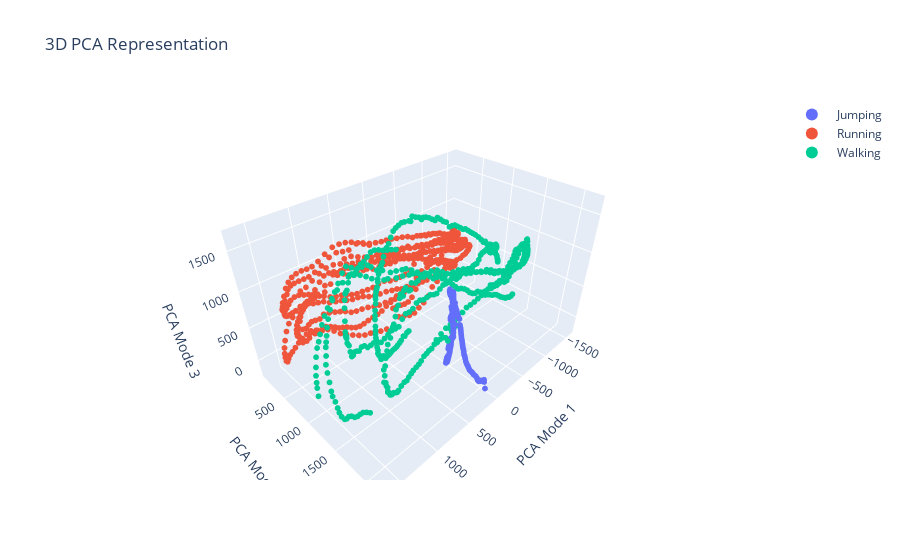

Notebook source saved alongside this figure:
### Code cell
# Ground Truth

ground_truth = np.hstack((np.full(500, 0), np.full(500, 1), np.full(500, 2)))

# 3D Plot

labels = np.unique(ground_truth)

traces = []
for i in labels:
    mask = ground_truth == i
    trace = go.Scatter3d(
        x=pca1[mask],
        y=pca2[mask],
        z=pca3[mask],
        mode="markers",
        marker=dict(size=2),
        name=movements[i].capitalize()
    )
    traces.append(trace)

layout = go.Layout(
    title="3D PCA Representation",
    scene=dict(
        xaxis=dict(title="PCA Mode 1"),
        yaxis=dict(title="PCA Mode 2"),
        zaxis=dict(title="PCA Mode 3")
    )
)

fig = go.Figure(data=traces, layout=layout)
fig.update_layout(legend=dict(itemsizing='constant', itemwidth=40))

fig.show()

### Figure 1 — Plotly figure (JSON) as saved in the notebook; plotly's stock layout.template omitted (floating-point values rounded to 4 significant figures; data arrays with more than 128 entries replaced by an {"elided": "..."} marker saying what was removed)
{"data": [{"marker": {"size": 2}, "mode": "markers", "name": "Jumping", "type": "scatter3d", "x": {"elided": "500 float values"}, "y": {"elided": "500 float values"}, "z": {"elided": "500 float values"}}, {"marker": {"size": 2}, "mode": "markers", "name": "Running", "type": "scatter3d", "x": {"elided": "500 float values"}, "y": {"elided": "500 float values"}, "z": {"elided": "500 float values"}}, {"marker": {"size": 2}, "mode": "markers", "name": "Walking", "type": "scatter3d", "x": {"elided": "500 float values"}, "y": {"elided": "500 float values"}, "z": {"elided": "500 float values"}}], "layout": {"legend": {"itemsizing": "constant", "itemwidth": 40}, "scene": {"xaxis": {"title": {"text": "PCA Mode 1"}}, "yaxis": {"title": {"text": "PCA Mode 2"}}, "zaxis": {"title": {"text": "PCA Mode 3"}}}, "title": {"text": "3D PCA Representation"}}}
